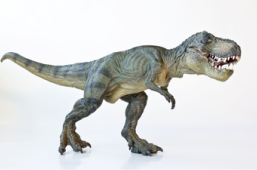
#> input picture c5_image_processing/original.png, 257 x 170 px
$ python masking.py --image original.png
#> lines starting #> are read from the running program, lines starting #| are printed output that depends on the picture; after the words box and inside, x2 and y2 are one past the last pixel; in counts of white or black regions, pixels touching at a corner belong together
import numpy as np
import argparse
import cv2

ap = argparse.ArgumentParser()
ap.add_argument('-i', '--image', required=True, help='path to the image')
args = vars(ap.parse_args())

image = cv2.imread(args['image'])
#> image is the input picture: shape (170, 257, 3); mean B, G, R 215.4, 215.9, 214.3
cv2.imshow('Original', image)

mask = np.zeros(image.shape[:2], dtype='uint8')
cv2.rectangle(mask, (185, 30), (240, 84), 255, -1)
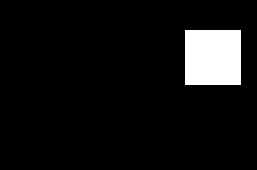
#> mask: shape (170, 257); 7% white; 1 white region, box (x1, y1, x2, y2) and area: (185, 30, 241, 85) 3080
cv2.imshow('Mask', mask)

masked = cv2.bitwise_and(image, image, mask=mask)
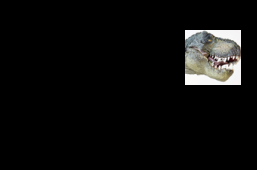
#> masked: shape (170, 257, 3); mean B, G, R 11.5, 12.1, 12.2
cv2.imshow('Mask Applied to Image', masked)

cv2.waitKey()
